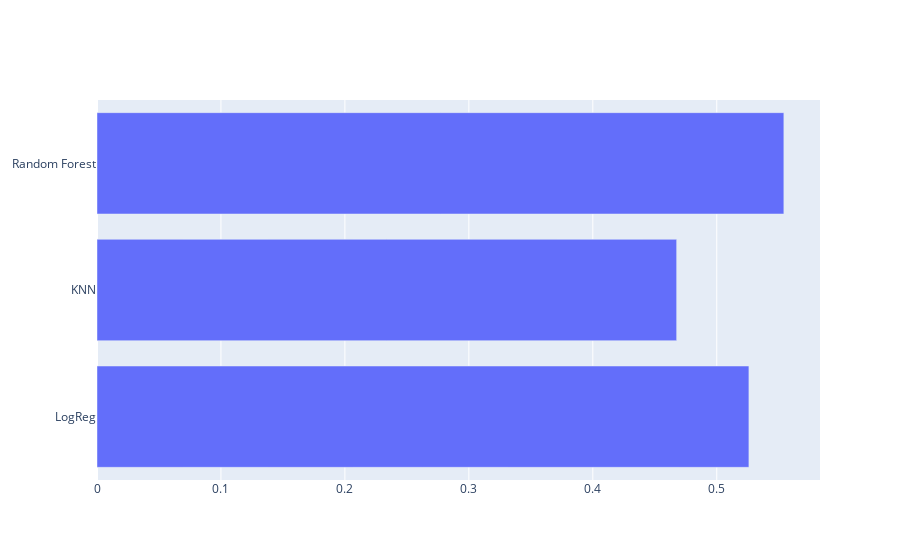

This figure's notebook cell:
### Code cell
fig = go.Figure(
    go.Bar(
        y=list(model_scores.keys()),
        x=list(model_scores.values()),
        orientation='h'
        )
    )
fig.show()

### Figure 1 — Plotly figure (JSON) as saved in the notebook; plotly's stock layout.template omitted (floating-point values rounded to 4 significant figures)
{"data": [{"orientation": "h", "type": "bar", "x": [0.5259, 0.4676, 0.5541], "y": ["LogReg", "KNN", "Random Forest"]}], "layout": {}}
